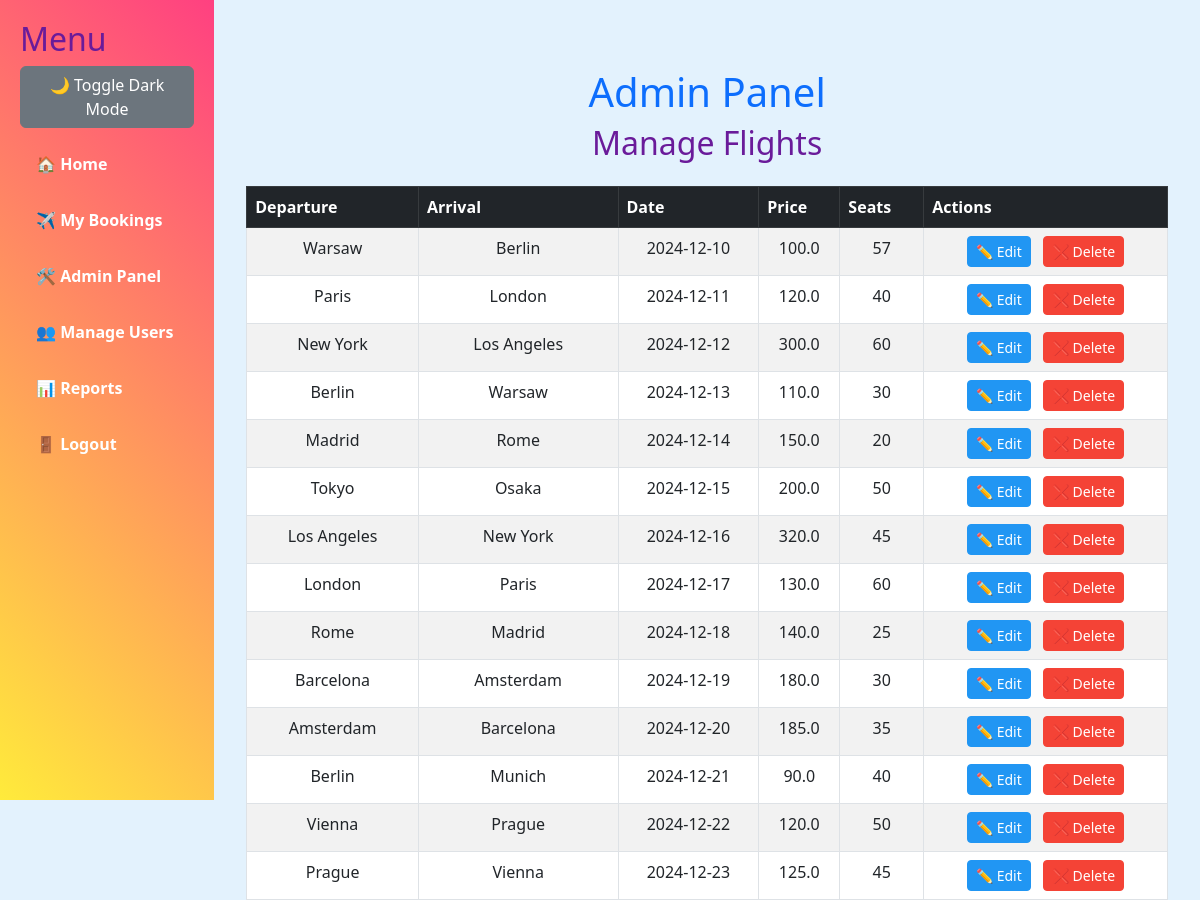
Page /admin (signed in, upper part) on the earlier database version.
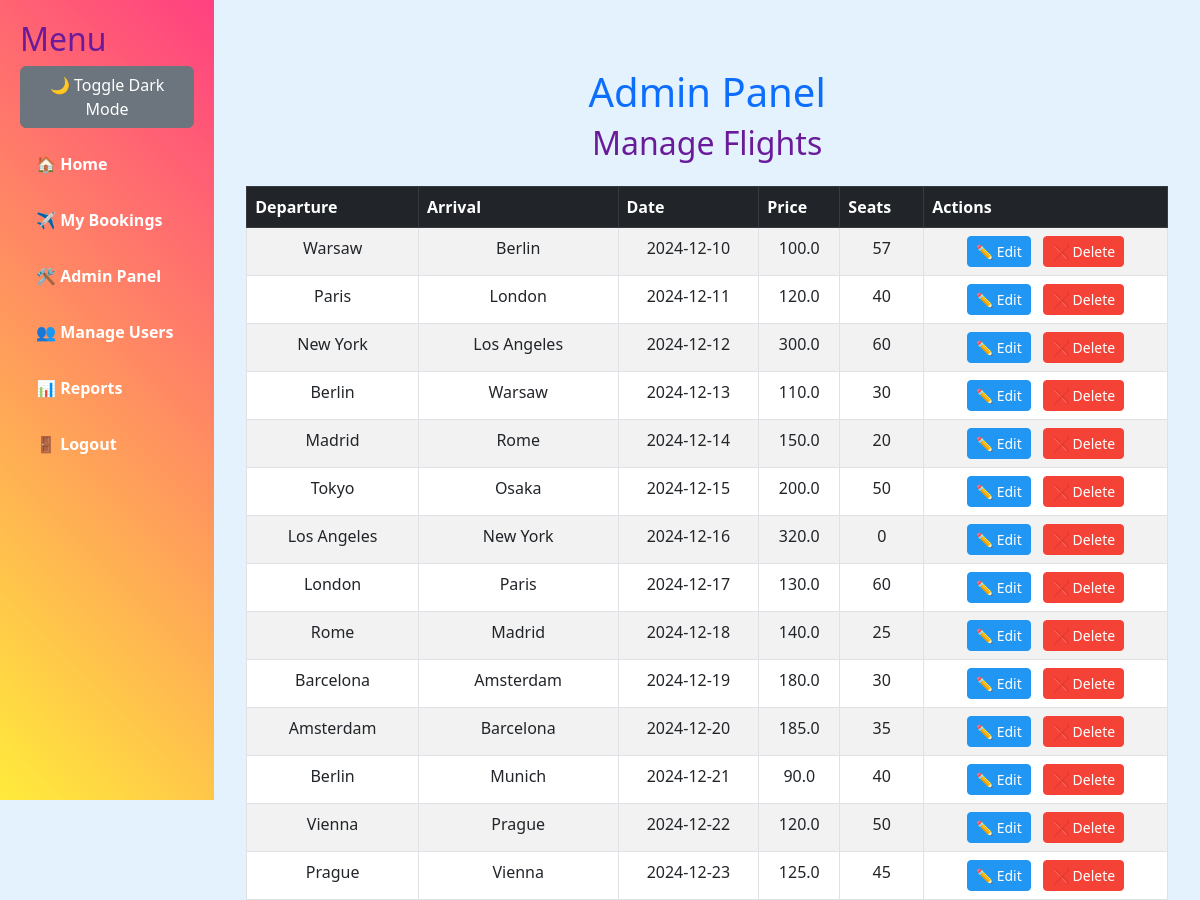
Same page on the later database version.
### app.py (models this page shows)
class Flight(db.Model):
    id = db.Column(db.Integer, primary_key=True)
    departure_city = db.Column(db.String(100), nullable=False)
    arrival_city = db.Column(db.String(100), nullable=False)
    date = db.Column(db.String(100), nullable=False)
    price = db.Column(db.Float, nullable=False)
    available_seats = db.Column(db.Integer, nullable=False)

### app.py (the view, shortened to what this page needs)
@app.route("/admin", methods=["GET", "POST"])
@login_required
def admin():
    if not current_user.is_admin:
        return "Access Denied! Only admins can access this page."
    flights = Flight.query.all()
    return render_template("admin.html", flights=flights)

### app.py (called while the page is built)
@login_manager.user_loader
def load_user(user_id):
    return User.query.get(int(user_id))

    @property
    def is_active(self):
        return True

### templates/admin.html (shortened to what this page needs)
{% extends "base.html" %}
{% block content %}
<div class="container mt-5">
    <h1 class="text-center text-primary">Admin Panel</h1>
    <h2 class="text-center mb-4">Manage Flights</h2>
    <table class="table table-striped table-bordered">
        <thead class="table-dark">
            <tr>
                <th>Departure</th>
                <th>Arrival</th>
                <th>Date</th>
                <th>Price</th>
                <th>Seats</th>
                <th>Actions</th>
            </tr>
        </thead>
        <tbody>
            {% for flight in flights %}
            <tr>
                <td>{{ flight.departure_city }}</td>
                <td>{{ flight.arrival_city }}</td>
                <td>{{ flight.date }}</td>
                <td>{{ flight.price }}</td>
                <td>{{ flight.available_seats }}</td>
                <td>
                    <a href="{{ url_for('edit_flight', flight_id=flight.id) }}" class="btn btn-primary btn-sm me-2">✏️ Edit</a>
                    <form action="{{ url_for('delete_flight', flight_id=flight.id) }}" method="POST" style="display:inline;">
                        <button type="submit" class="btn btn-danger btn-sm">❌ Delete</button>
                    </form>
                </td>
            </tr>
            {% endfor %}
        </tbody>
    </table>
</div>
{% endblock %}

Differences in the rows shown:
changed Flight (number 7 of 14 on the later page): available_seats "45" → "0"
